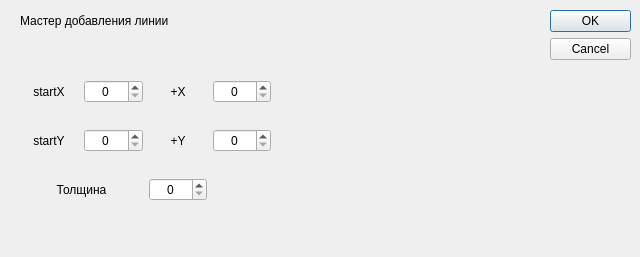
<?xml version="1.0" encoding="UTF-8"?>
<ui version="4.0">
 <class>Dialog</class>
 <widget class="QDialog" name="Dialog">
  <property name="geometry">
   <rect>
    <x>0</x>
    <y>0</y>
    <width>640</width>
    <height>257</height>
   </rect>
  </property>
  <property name="windowTitle">
   <string>Dialog</string>
  </property>
  <widget class="QDialogButtonBox" name="buttonBox">
   <property name="geometry">
    <rect>
     <x>550</x>
     <y>10</y>
     <width>81</width>
     <height>81</height>
    </rect>
   </property>
   <property name="orientation">
    <enum>Qt::Vertical</enum>
   </property>
   <property name="standardButtons">
    <set>QDialogButtonBox::Cancel|QDialogButtonBox::Ok</set>
   </property>
  </widget>
  <widget class="QLabel" name="label">
   <property name="geometry">
    <rect>
     <x>20</x>
     <y>10</y>
     <width>521</width>
     <height>21</height>
    </rect>
   </property>
   <property name="text">
    <string>Мастер добавления линии</string>
   </property>
  </widget>
  <widget class="QWidget" name="gridLayoutWidget">
   <property name="geometry">
    <rect>
     <x>20</x>
     <y>60</y>
     <width>251</width>
     <height>161</height>
    </rect>
   </property>
   <layout class="QGridLayout" name="gridLayout">
    <item row="0" column="0">
     <widget class="QLabel" name="label_2">
      <property name="text">
       <string>startX</string>
      </property>
      <property name="alignment">
       <set>Qt::AlignCenter</set>
      </property>
     </widget>
    </item>
    <item row="1" column="0">
     <widget class="QLabel" name="label_3">
      <property name="text">
       <string>startY</string>
      </property>
      <property name="alignment">
       <set>Qt::AlignCenter</set>
      </property>
     </widget>
    </item>
    <item row="0" column="2">
     <widget class="QLabel" name="label_4">
      <property name="text">
       <string>+X</string>
      </property>
      <property name="alignment">
       <set>Qt::AlignCenter</set>
      </property>
     </widget>
    </item>
    <item row="1" column="2">
     <widget class="QLabel" name="label_5">
      <property name="text">
       <string>+Y</string>
      </property>
      <property name="alignment">
       <set>Qt::AlignCenter</set>
      </property>
     </widget>
    </item>
    <item row="2" column="0" colspan="2">
     <widget class="QLabel" name="label_6">
      <property name="text">
       <string>Толщина</string>
      </property>
      <property name="alignment">
       <set>Qt::AlignCenter</set>
      </property>
     </widget>
    </item>
    <item row="0" column="1">
     <widget class="QSpinBox" name="startXspin">
      <property name="alignment">
       <set>Qt::AlignCenter</set>
      </property>
     </widget>
    </item>
    <item row="1" column="1">
     <widget class="QSpinBox" name="startYspin">
      <property name="alignment">
       <set>Qt::AlignCenter</set>
      </property>
     </widget>
    </item>
    <item row="1" column="3">
     <widget class="QSpinBox" name="heithSpin">
      <property name="alignment">
       <set>Qt::AlignCenter</set>
      </property>
     </widget>
    </item>
    <item row="0" column="3">
     <widget class="QSpinBox" name="widthSpin">
      <property name="alignment">
       <set>Qt::AlignCenter</set>
      </property>
     </widget>
    </item>
    <item row="2" column="2">
     <widget class="QSpinBox" name="thickSpin">
      <property name="alignment">
       <set>Qt::AlignCenter</set>
      </property>
     </widget>
    </item>
   </layout>
  </widget>
 </widget>
 <resources/>
 <connections>
  <connection>
   <sender>buttonBox</sender>
   <signal>accepted()</signal>
   <receiver>Dialog</receiver>
   <slot>accept()</slot>
   <hints>
    <hint type="sourcelabel">
     <x>248</x>
     <y>254</y>
    </hint>
    <hint type="destinationlabel">
     <x>157</x>
     <y>274</y>
    </hint>
   </hints>
  </connection>
  <connection>
   <sender>buttonBox</sender>
   <signal>rejected()</signal>
   <receiver>Dialog</receiver>
   <slot>reject()</slot>
   <hints>
    <hint type="sourcelabel">
     <x>316</x>
     <y>260</y>
    </hint>
    <hint type="destinationlabel">
     <x>286</x>
     <y>274</y>
    </hint>
   </hints>
  </connection>
 </connections>
</ui>
